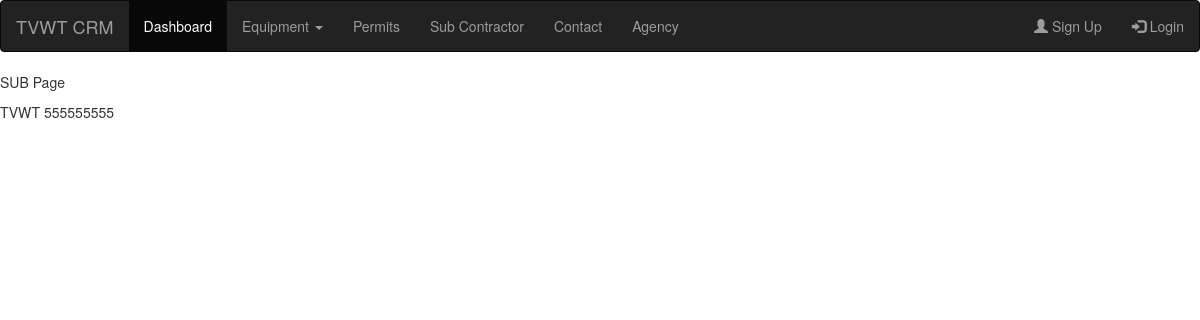
The page /sub/ on the database as committed earlier.
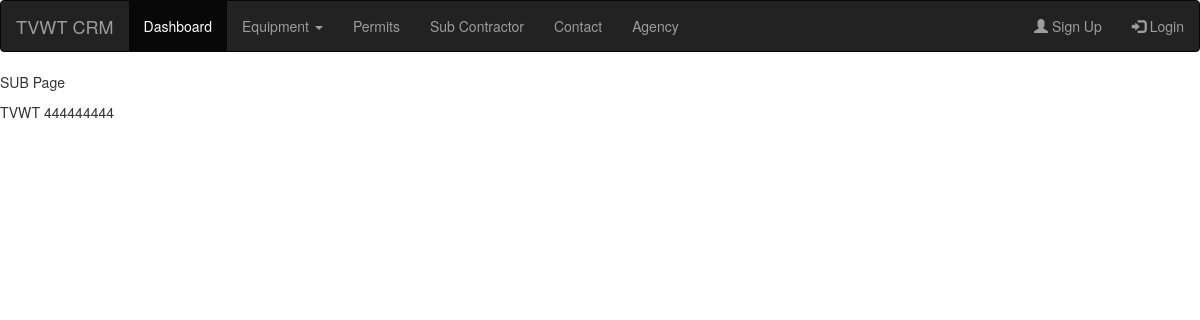
The same page on the database as committed later.
### permits/models.py (models this page shows, shortened)
class SubProfile(models.Model):
    name = models.CharField(max_length=150, unique=True)
    contact_name = models.ForeignKey(ContactProfile, on_delete=models.CASCADE)
    address = models.CharField(max_length=150)
    city = models.CharField(max_length=150)
    st = models.CharField(max_length=150)
    zip_code = models.CharField(max_length=20)
    phone = models.CharField(max_length=20)
    fax = models.CharField(max_length=20)
    email = models.EmailField(max_length=150)
    website = models.CharField(max_length=200)
    ein_ss = models.CharField(max_length=9)
    business_lic = models.CharField(max_length=9)
    note = models.TextField(blank=True)
    created = models.DateTimeField(auto_now_add=True)
    updated = models.DateTimeField(auto_now=True)
    class Meta(object):
        verbose_name = "Sub Contractor"
        verbose_name_plural = "Sub Contractors"

### permits/views.py (the view)
# urls.py: path('sub/', views.sub, name='sub'),
def sub(request):
    subs = SubProfile.objects.all()
    return render(request, 'permits/sub.html', {'subs': subs})

### templates/permits/sub.html
{% extends 'permits/main.html' %}
{% block content %}
<p>SUB Page</p>
    {% for i in subs %}
        {{i.name}}
        {{i.ein_ss }}
    {% endfor %}
{% endblock %}

Rows that differ between the two databases and show on the page:
changed SubProfile "TVWT": ein_ss "555555555" → "444444444"
